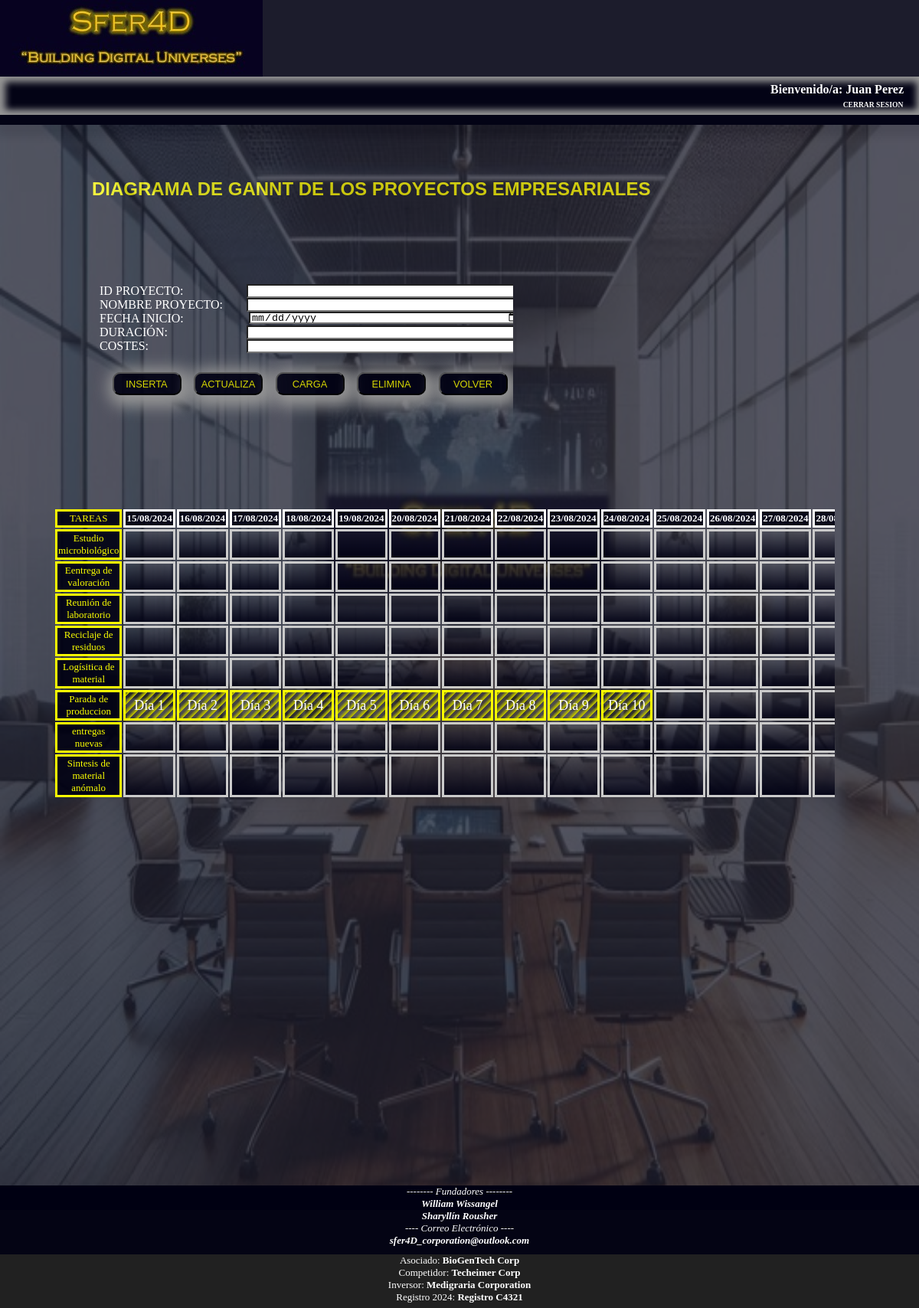
Screenshot of /008_ObjetivosEmpresa/0083_ControlProyectos/controlProyectos.php (signed in) with the database file from the repository.
### tables this page shows
CREATE TABLE `diagrama_gannt` (
  `ID` int(3) NOT NULL,
  `PROYECTO` varchar(30) DEFAULT NULL,
  `DURACION` int(3) DEFAULT NULL,
  `INICIO` date DEFAULT NULL,
  `COSTE` int(10) DEFAULT NULL
);

### 005_Login/conexionPHP.php (called while the page is built, shortened)
<?php
class ConexionPHP
{
    private static $BD_tablaJefesGannt="diagrama_gannt";
    public static function getBD_TablaJefesGannt()
    {
        return self::$BD_tablaJefesGannt;
    }
}

### 008_ObjetivosEmpresa/0083_ControlProyectos/gestionProyectos.php (called while the page is built, shortened)
<?php
require "../../005_Login/conexionPHP.php";
    $conexion=ConexionPHP::getConexionJEFES_RRHH();
    $BD_tabla=ConexionPHP::getBD_TablaJefesGannt();
    $base=$conexion->query("SELECT * FROM ".$BD_tabla);
    $registro=$base->fetchAll(PDO::FETCH_OBJ);
?>

### 008_ObjetivosEmpresa/0083_ControlProyectos/controlProyectos.php (the view, shortened to what this page needs)
<?php
    require "gestionProyectos.php";
?>
<!DOCTYPE html>
<html lang="en">
<head>
    <link rel="stylesheet" href="controlProyectos.css">
</head>
<body onload="cargarPagina()">
    <header id="cabeceraPrincipal">
        <div id="iconoAdorno"><img src="../../008_ObjetivosEmpresa/0083_ControlProyectos/images/Sfer4D-IconoEmpresa.jpg" id="iconoEmpresa"></div>
        <div id="areaSesion">
            <table style="width:100%">
                <tr>
                        <div id="bienvenido"><strong><?php echo"Bienvenido/a: ".$_SESSION["usuario"];?></strong></div>
                        <a href="../../005_Login/salidaPagina.php" id="cerrarSesion"><strong>CERRAR SESION</strong></a>
                </tr>
            </table>
        </div>
        <div class="VaciobotonesPrincipal"></div>
    </header>
    <div class="consulta">
        <div id="tituloGeneral"><strong>DIAGRAMA DE GANNT DE LOS PROYECTOS EMPRESARIALES</strong></div>
        <div class="tableroDiagrama" style="position:absolute">
            <table id="lineaTiempo">
                <tr>
                    <td class="tablaCabecera">TAREAS</td>
                    <?php for($i=0;$i<$_SESSION["fechaIntervalo"]+1;$i++): ?>
                        <td class="tablaCabecera"><strong><?php echo(str_replace("-","/",date('d-m-Y',strtotime('+'.$i.'day',strtotime($_SESSION["fechaInicio"])))));?></strong></td>
                    <?php endfor;
                    ?>
                </tr>
                <?php $z=0; $i=0; foreach($_SESSION["registro"] as $filaGannt){?>
                <tr>
                <td class="filasTareas"><?php echo($filaGannt->PROYECTO);?></td>
                    <?php for($i=0;$i<=$_SESSION["fechaIntervalo"];$i++){ ?>
                        <?php
                            if(strcmp(strtotime('+'.$i.'day',strtotime($_SESSION["fechaInicio"])),strtotime($_SESSION["registro"][$z]->INICIO))==0 && $z<$_SESSION["filas"])
                                { ?>
                                    <?php for($j=0;$j<($_SESSION["registro"][$z]->DURACION);$j++)
                                          {  ?>
                                        <td class="filasConOcup"><?php echo "Día ".($j+1)?></td>
                                    <?php $i++;} ?>
                        <?php   } ?>
                        <?php if($i<=$_SESSION["fechaIntervalo"]){ ?>
                        <td class="filasSinOcup">----</td>
                        <?php } ?>
                    <?php } $z++; ?>
                </tr>
                <?php }  ?>
            </table>
        </div>
        <div class="tableroDiagrama" style="position:absolute">
            <table id="formularioInterno">
                <form class="tablaAcciones" action="../../008_ObjetivosEmpresa/0083_ControlProyectos/gestionProyectos.php" method="get">
                    <label class="celda">ID PROYECTO:<input type="text" class="celdas" name="idProyecto"></label>
                    <label class="celda">NOMBRE PROYECTO:<input type="text" class="celdas" name="nombreProyecto"></label>
                    <label class="celda">FECHA INICIO:<input type="date" class="celdas" name="fechaProyecto"></label>
                    <label class="celda">DURACIÓN:<input type="number" class="celdas" name="duracionProyecto" min="1" max="20"></label>
                    <label class="celda">COSTES:<input type="number" class="celdas" name="costesProyecto"min="-10000" max="10000"></label>
                    <label class="celda">
                    <input type="submit" value="INSERTA" name="INSERTA" class="boton">
                    <input type="submit" value="ACTUALIZA" name="ACTUALIZA" class="boton">
                    <input type="submit" value="CARGA" name="CARGA" class="boton">
                    <input type="submit" value="ELIMINA" name="ELIMINA" class="boton">
                    <input type="submit" value="VOLVER" name="VOLVER" class="boton">
                    </label>
                </form>
            </table>
        </div>
        <img id="imagenPortada" src="../../008_ObjetivosEmpresa/0083_ControlProyectos/images/REUNIONES.jpg" alt="Imagen Reuniones">
    </div>
    <div class="piePagina">
        <footer id="piePrincipal">
            <div id="zocalo">
                -------- Fundadores --------
                <br><strong>William Wissangel</strong></br>
                <strong>Sharyllín Rousher</strong>
                <br>---- Correo Electrónico ----</br>
                <strong>sfer4D_corporation@outlook.com</strong>
            </div>
            <div class="pie">
                Asociado: <strong>BioGenTech Corp</strong><br>
                Competidor: <strong>Techeimer Corp</strong><br>
                Inversor: <strong>Medigraria Corporation</strong><br>
                Registro 2024: <strong>Registro C4321</strong>
            </div>
        </footer>
    </div>
</body>
</html>

### rows the page displays
diagrama_gannt: PROYECTO "Estudio microbiológico"
diagrama_gannt: PROYECTO "Eentrega de valoración"
diagrama_gannt: PROYECTO "Reunión de laboratorio"
diagrama_gannt: PROYECTO "Reciclaje de residuos"
diagrama_gannt: PROYECTO "Logísitica de material"
diagrama_gannt: PROYECTO "Parada de produccion"
diagrama_gannt: PROYECTO "entregas nuevas"
diagrama_gannt: PROYECTO "Sintesis de material anómalo"

### other values shown
$_SESSION["usuario"] "Juan Perez"
